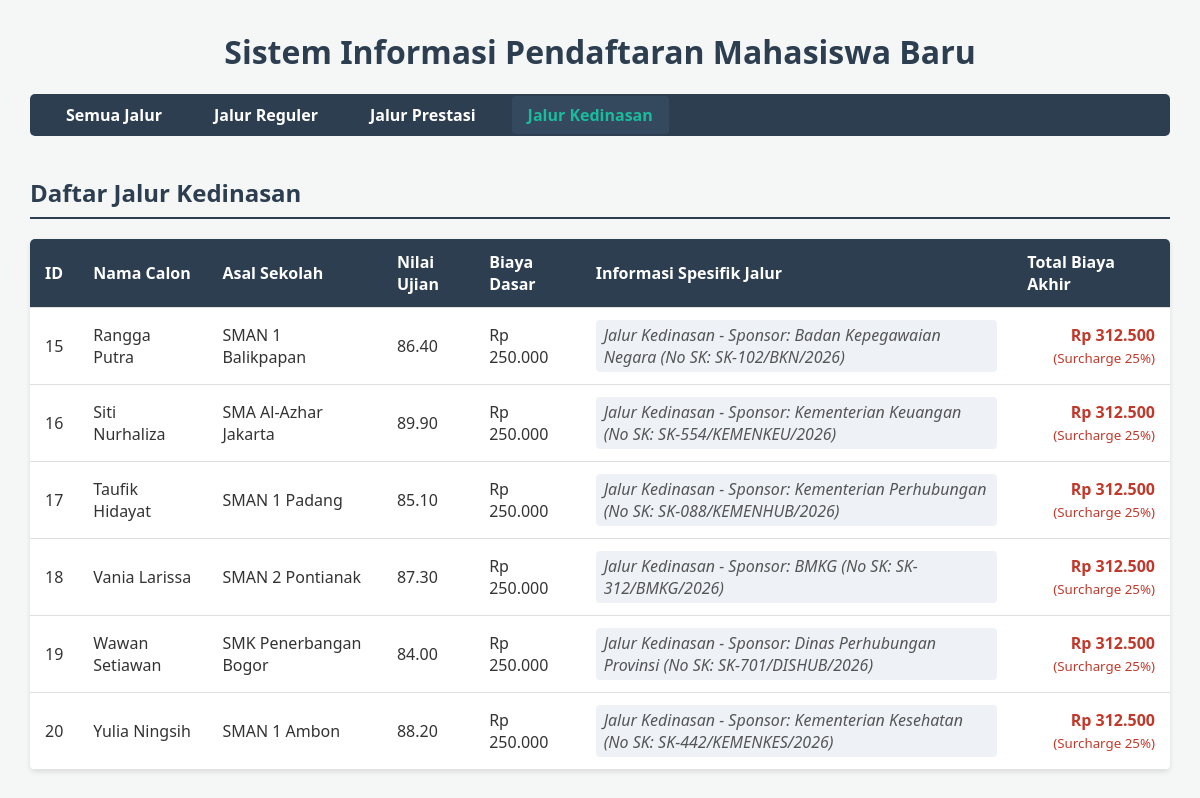
Page /index.php?jalur=Kedinasan on the committed database.
### tables this page shows
CREATE TABLE `tabel_pendaftaran` (
  `id_pendaftaran` int NOT NULL,
  `nama_calon` varchar(100) NOT NULL,
  `asal_sekolah` varchar(100) NOT NULL,
  `nilai_ujian` decimal(5,2) NOT NULL,
  `biaya_pendaftaran_dasar` decimal(10,2) NOT NULL,
  `jalur_pendaftaran` enum('Reguler','Prestasi','Kedinasan') NOT NULL,
  `pilihan_prodi` varchar(100) DEFAULT NULL,
  `lokasi_kampus` varchar(100) DEFAULT NULL,
  `jenis_prestasi` varchar(50) DEFAULT NULL,
  `tingkat_prestasi` varchar(50) DEFAULT NULL,
  `sk_ikatan_dinas` varchar(50) DEFAULT NULL,
  `instansi_sponsor` varchar(100) DEFAULT NULL
);

### PendaftaranKedinasan.php (called while the page is built, shortened)
<?php
require_once 'Pendaftaran.php';
class PendaftaranKedinasan extends Pendaftaran {
    private $skIkatanDinas;
    private $instansiSponsor;
    public function __construct($id = null, $nama = null, $sekolah = null, $nilai = null, $biayaDasar = null, $sk = null, $sponsor = null) {
        $this->skIkatanDinas = $sk;
        $this->instansiSponsor = $sponsor;
    }
    public function hitungTotalBiaya() {
        return $this->biayaPendaftaranDasar * 1.25;
    }
    public function tampilkanInfoJalur() {
        return "Jalur Kedinasan - Sponsor: " . $this->instansiSponsor . " (No SK: " . $this->skIkatanDinas . ")";
    }
    public static function getDaftarKedinasan($db) {
        $query = "SELECT id_pendaftaran, nama_calon, asal_sekolah, nilai_ujian, biaya_pendaftaran_dasar, sk_ikatan_dinas, instansi_sponsor
                  FROM tabel_pendaftaran
                  WHERE jalur_pendaftaran = 'Kedinasan'";
        $stmt = $db->prepare($query);
        $stmt->execute();
        return $stmt->fetchAll(PDO::FETCH_ASSOC);
    }
}

### Pendaftaran.php (called while the page is built, shortened)
<?php
abstract class Pendaftaran {
    protected $id_pendaftaran;
    protected $nama_calon;
    protected $asal_sekolah;
    protected $nilai_ujian;
    protected $biayaPendaftaranDasar;
    public function __construct($id, $nama, $sekolah, $nilai, $biayaDasar) {
        $this->id_pendaftaran = $id;
        $this->nama_calon = $nama;
        $this->asal_sekolah = $sekolah;
        $this->nilai_ujian = $nilai;
        $this->biayaPendaftaranDasar = $biayaDasar;
    }
    public function getIdPendaftaran() { return $this->id_pendaftaran; }
    public function getNamaCalon() { return $this->nama_calon; }
    public function getAsalSekolah() { return $this->asal_sekolah; }
    public function getNilaiUjian() { return $this->nilai_ujian; }
    public function getBiayaPendaftaranDasar() { return $this->biayaPendaftaranDasar; }
}
?>

### index.php (the view, shortened to what this page needs)
<?php
require_once 'Pendaftaran.php';
require_once 'PendaftaranKedinasan.php';
$database = new Database();
$db = $database->getConnection();
$queryJalur = "SELECT DISTINCT jalur_pendaftaran FROM tabel_pendaftaran";
$stmtJalur = $db->prepare($queryJalur);
$stmtJalur->execute();
$listJalur = $stmtJalur->fetchAll(PDO::FETCH_COLUMN);
$filterJalur = isset($_GET['jalur']) ? $_GET['jalur'] : 'Semua';
$dataKedinasan = [];
if ($filterJalur == 'Semua' || $filterJalur == 'Kedinasan') {
    $dataKedinasan = PendaftaranKedinasan::getDaftarKedinasan($db);
}
?>
<!DOCTYPE html>
<html lang="id">
<head>
</head>
<body>
    <h1>Sistem Informasi Pendaftaran Mahasiswa Baru</h1>
    <nav class="navbar">
        <ul>
            <li>
                <a href="index.php?jalur=Semua" class="<?= $filterJalur == 'Semua' ? 'active' : ''; ?>">
                    Semua Jalur
                </a>
            </li>
            <?php foreach ($listJalur as $jalur): ?>
                <li>
                    <a href="index.php?jalur=<?= urlencode($jalur); ?>" class="<?= $filterJalur == $jalur ? 'active' : ''; ?>">
                        Jalur <?= htmlspecialchars($jalur); ?>
                    </a>
                </li>
            <?php endforeach; ?>
        </ul>
    </nav>
    <?php if ($filterJalur == 'Semua' || $filterJalur == 'Kedinasan'): ?>
        <h2>Daftar Jalur Kedinasan</h2>
        <table>
            <thead>
                <tr>
                    <th>ID</th>
                    <th>Nama Calon</th>
                    <th>Asal Sekolah</th>
                    <th>Nilai Ujian</th>
                    <th>Biaya Dasar</th>
                    <th>Informasi Spesifik Jalur</th>
                    <th>Total Biaya Akhir</th>
                </tr>
            </thead>
            <tbody>
                <?php if (count($dataKedinasan) > 0): ?>
                    <?php foreach ($dataKedinasan as $row): ?>
                        <?php
                        $objek = new PendaftaranKedinasan(
                            $row['id_pendaftaran'], $row['nama_calon'], $row['asal_sekolah'],
                            $row['nilai_ujian'], $row['biaya_pendaftaran_dasar'],
                            $row['sk_ikatan_dinas'], $row['instansi_sponsor']
                        );
                        ?>
                        <tr>
                            <td><?= $objek->getIdPendaftaran(); ?></td>
                            <td><?= htmlspecialchars($objek->getNamaCalon()); ?></td>
                            <td><?= htmlspecialchars($objek->getAsalSekolah()); ?></td>
                            <td><?= $objek->getNilaiUjian(); ?></td>
                            <td>Rp <?= number_format($objek->getBiayaPendaftaranDasar(), 0, ',', '.'); ?></td>
                            <td><span class="info-unik"><?= $objek->tampilkanInfoJalur(); ?></span></td>
                            <td class="text-right" style="color: #c0392b;"><strong>Rp <?= number_format($objek->hitungTotalBiaya(), 0, ',', '.'); ?></strong> <small>(Surcharge 25%)</small></td>
                        </tr>
                    <?php endforeach; ?>
                <?php else: ?>
                    <tr><td colspan="7" style="text-align:center;">Tidak ada data pendaftar kedinasan.</td></tr>
                <?php endif; ?>
            </tbody>
        </table>
    <?php endif; ?>
</body>
</html>

### index.php (style rules this page uses)
body { font-family: 'Segoe UI', Tahoma, Geneva, Verdana, sans-serif; margin: 30px; background-color: #f4f7f6; color: #333; }
h1 { text-align: center; color: #2c3e50; }
h2 { color: #2c3e50; border-bottom: 2px solid #2c3e50; padding-bottom: 8px; margin-top: 40px; }
.navbar { background-color: #2c3e50; padding: 10px 20px; border-radius: 5px; margin-bottom: 20px; }
.navbar ul { list-style-type: none; padding: 0; margin: 0; display: flex; }
.navbar li { margin-right: 20px; }
.navbar a { color: #fff; text-decoration: none; font-weight: bold; padding: 8px 16px; border-radius: 4px; transition: 0.3s; }
.navbar a:hover, .navbar a.active { background-color: #34495e; color: #1abc9c; }
table { width: 100%; border-collapse: collapse; margin-top: 15px; background: #fff; box-shadow: 0 2px 5px rgba(0,0,0,0.1); border-radius: 5px; overflow: hidden; }
th, td { padding: 12px 15px; text-align: left; border-bottom: 1px solid #e0e0e0; }
th { background-color: #2c3e50; color: white; font-weight: 600; }
.text-right { text-align: right; }
.info-unik { font-style: italic; color: #555; background-color: #eef2f7; padding: 4px 8px; border-radius: 4px; display: inline-block; }

### rows in the picture
tabel_pendaftaran: id_pendaftaran "15", nama_calon "Rangga Putra", asal_sekolah "SMAN 1 Balikpapan", nilai_ujian "86.40", biaya_pendaftaran_dasar "250.000", $objek->tampilkanInfoJalur() "Jalur Kedinasan - Sponsor: Badan Kepegawaian Negara (No SK: SK-102/BKN/2026)", biaya_pendaftaran_dasar "312.500"
tabel_pendaftaran: id_pendaftaran "16", nama_calon "Siti Nurhaliza", asal_sekolah "SMA Al-Azhar Jakarta", nilai_ujian "89.90", biaya_pendaftaran_dasar "250.000", $objek->tampilkanInfoJalur() "Jalur Kedinasan - Sponsor: Kementerian Keuangan (No SK: SK-554/KEMENKEU/2026)", biaya_pendaftaran_dasar "312.500"
tabel_pendaftaran: id_pendaftaran "17", nama_calon "Taufik Hidayat", asal_sekolah "SMAN 1 Padang", nilai_ujian "85.10", biaya_pendaftaran_dasar "250.000", $objek->tampilkanInfoJalur() "Jalur Kedinasan - Sponsor: Kementerian Perhubungan (No SK: SK-088/KEMENHUB/2026)", biaya_pendaftaran_dasar "312.500"
tabel_pendaftaran: id_pendaftaran "18", nama_calon "Vania Larissa", asal_sekolah "SMAN 2 Pontianak", nilai_ujian "87.30", biaya_pendaftaran_dasar "250.000", $objek->tampilkanInfoJalur() "Jalur Kedinasan - Sponsor: BMKG (No SK: SK-312/BMKG/2026)", biaya_pendaftaran_dasar "312.500"
tabel_pendaftaran: id_pendaftaran "19", nama_calon "Wawan Setiawan", asal_sekolah "SMK Penerbangan Bogor", nilai_ujian "84.00", biaya_pendaftaran_dasar "250.000", $objek->tampilkanInfoJalur() "Jalur Kedinasan - Sponsor: Dinas Perhubungan Provinsi (No SK: SK-701/DISHUB/2026)", biaya_pendaftaran_dasar "312.500"
tabel_pendaftaran: id_pendaftaran "20", nama_calon "Yulia Ningsih", asal_sekolah "SMAN 1 Ambon", nilai_ujian "88.20", biaya_pendaftaran_dasar "250.000", $objek->tampilkanInfoJalur() "Jalur Kedinasan - Sponsor: Kementerian Kesehatan (No SK: SK-442/KEMENKES/2026)", biaya_pendaftaran_dasar "312.500"

### other values in the picture
$jalur "Reguler"
$jalur "Prestasi"
$jalur "Kedinasan"
